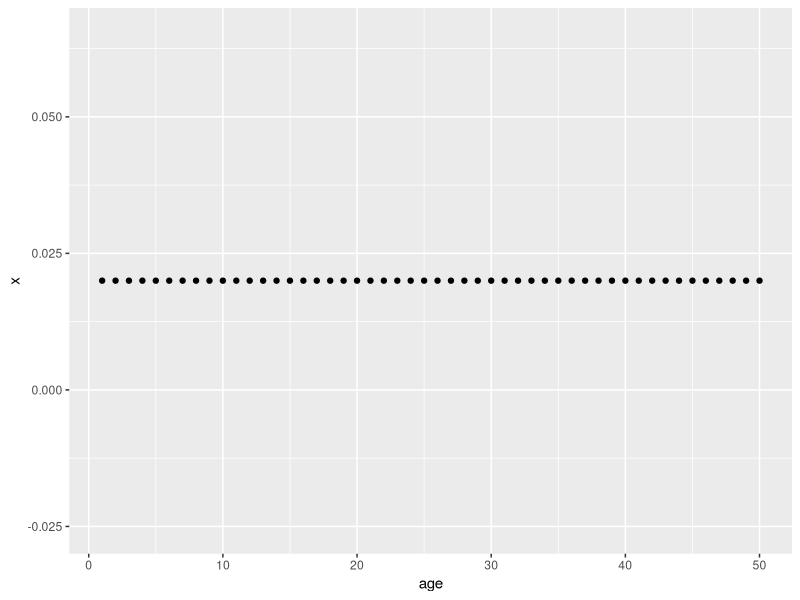
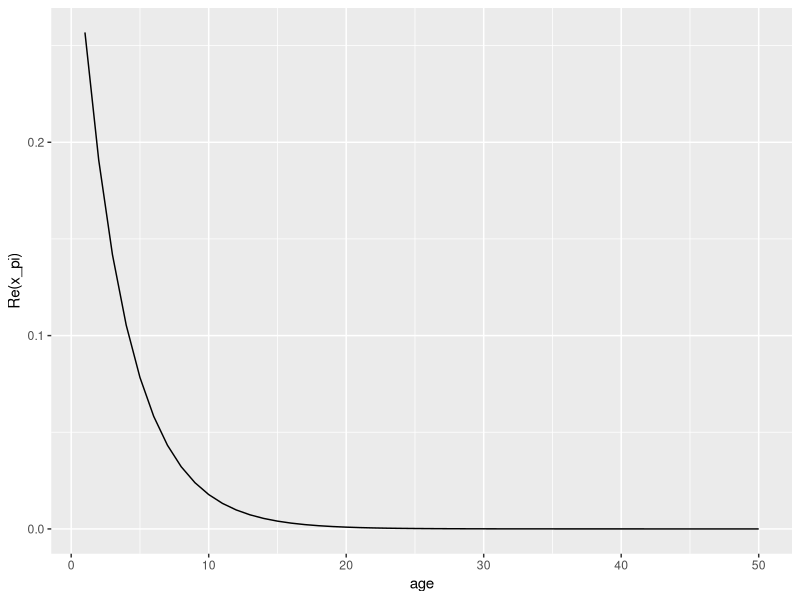
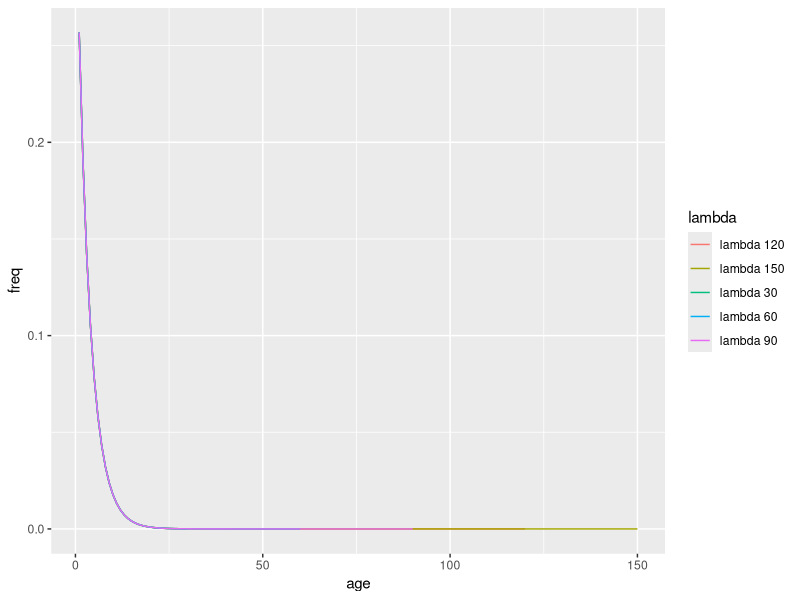
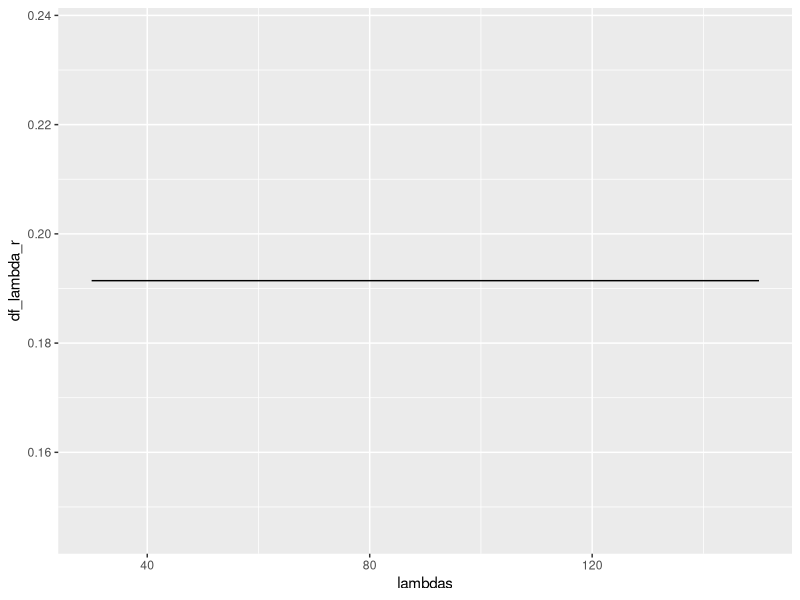
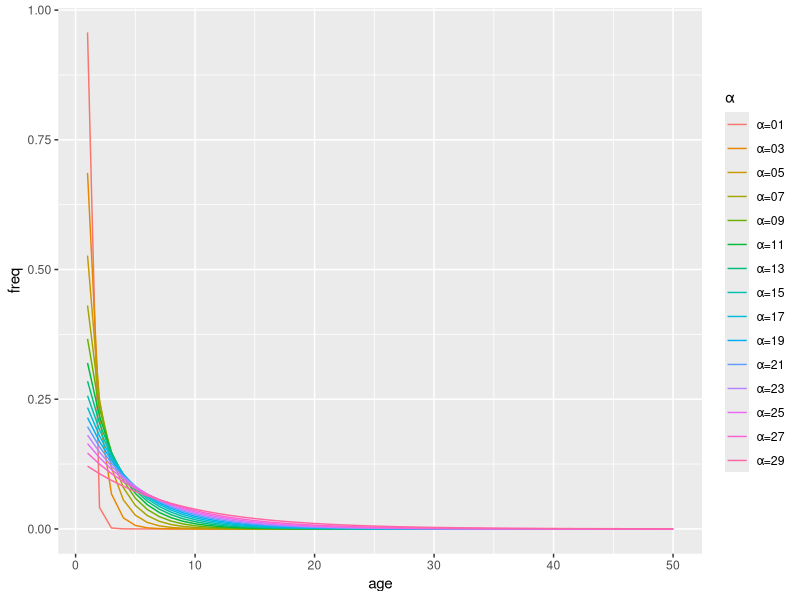
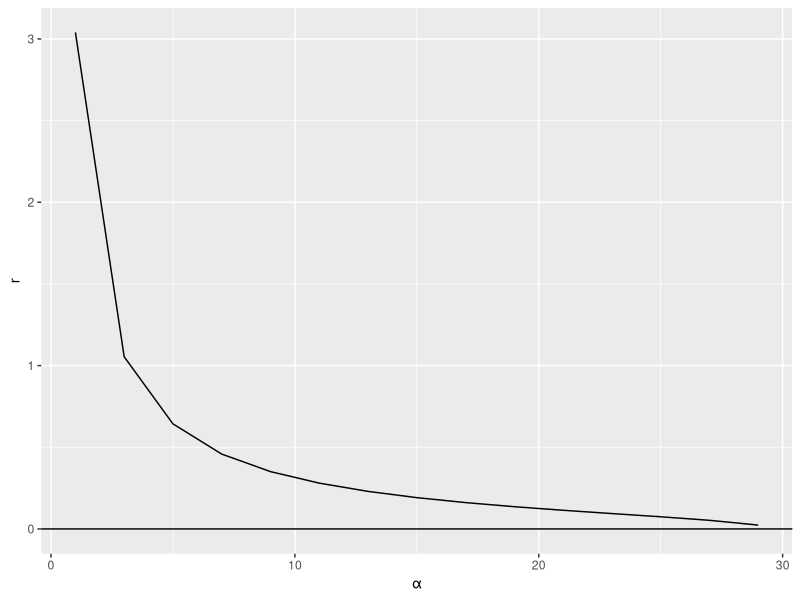
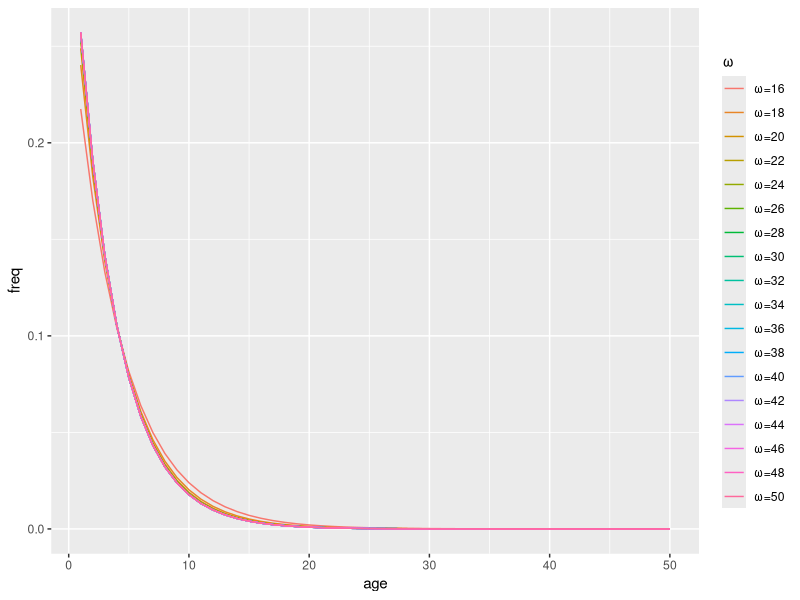
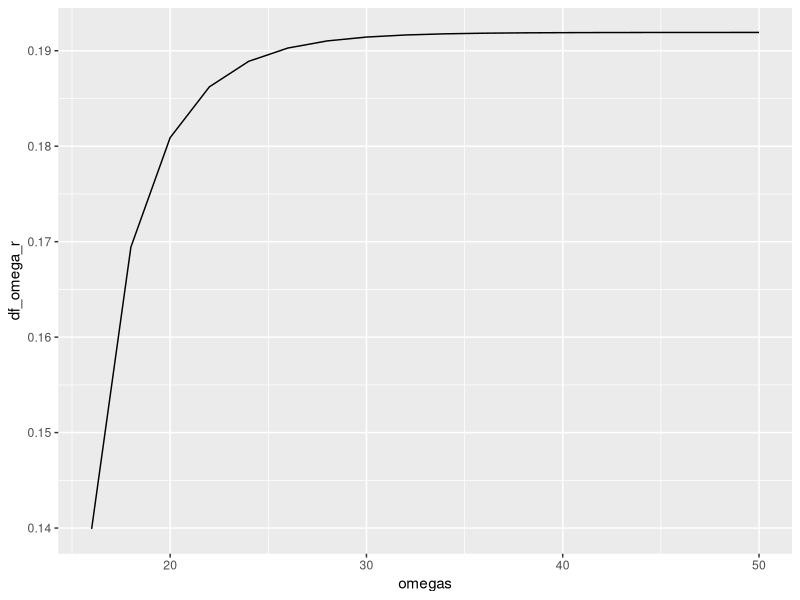

Here is the R script that generated these plots, in order:
## ---- chunk 1
library(expm)
library(ggplot2)
library(dplyr)
library(tidyr)

options(encoding = 'UTF-8')
set.seed(10)
## ---- chunk 2
# d <- .2
# Q <- matrix(nrow=5, c(-1, 1-d, 0, 0, d,
#                       0, -1, 1-d, 0, d,
#                       0, 0, -1, 1-d, d,
#                       0, 0, 0, -1, 1,
#                       0, 0, 0, 0, 0), byrow=T)
# 
# P <- expm(Q)[-5,-5]
# B <- matrix(nrow=4, c(0, 1, 1, 0,
#                       0, 0, 0, 0,
#                       0, 0, 0, 0,
#                       0, 0, 0, 0))
#                       # 0, 0, 0, 0), byrow=T)
# 
# x0 <- c(1, 0, 0, 0)
# 
# x1 <- (x0 %*% (P+B)) / sum(x0 %*% (P+B))
# x2 <- (x1 %*% (P+B)) / sum(x1 %*% (P+B))
# x3 <- (x2 %*% (P+B)) / sum(x2 %*% (P+B))
# x4 <- (x3 %*% (P+B)) / sum(x3 %*% (P+B))
## ---- chunk 3
# flatDeathRates <- function(t, d, a=1, b=1) {
#   return((1-d) * rep(1,length(t)))
# }

makeDeathRates <- function(t, d, a=1, b=1) {
  lambda <- max(t)+1
  p <- pbeta((t+1)/lambda, a, b) - pbeta(t/lambda, a, b)
  p <- 1-p
  p <- p/mean(p)
  return((1-d)*p)
  # p <- (1-d*dbeta((t+.1)/(max(t)+.1), a, b))
  # p <- dbeta((t+1)/(max(t)+1), a, b)
  # p <- (1-d*p/max(p))
}

makeSurvivalMatrix <- function(fxn, tstep, lambda, d=.1, a=1, b=1) {
  return(rbind(cbind(rep(0, lambda-1),
                     diag(lambda-1)),
               rep(0, lambda)) * fxn(seq(0, (lambda-1)*tstep), d, a, b))
}

# makeSurvivalMatrix <- function(fxn, tstep, lambda) {
#   d <- fxn(seq(0, (lambda)*tstep, tstep))
#   Q <- matrix(0, nrow=(lambda+1), ncol=(lambda+1))
#   Q <- -diag(lambda+1) + rbind(cbind(rep(0, lambda), diag(lambda)), rep(0, lambda+1)) %*% diag(1-d)
#   Q[,(lambda+1)] <- d
#   Q[(lambda+1),(lambda+1)] <- 0
#   Q[(lambda),(lambda+1)] <- 1
# 
#   return(expm(Q)[-(lambda+1),-(lambda+1)])
# }

flatBirthRates <- function(t, a, w, m, v) {
  b <- rep(0, length(t))
  b[a:w] <- 1
  return(b)
}

normalBirthRates <- function(age, a, w, m, v) {
  p <- dnorm(age, m, sqrt(v))
  return(p/sum(p))
}

makeBirthMatrix <- function(fxn, tstep, lambda, a=0, w=0, m=1, v=0, b=1) {
  B <- matrix(0, nrow=lambda, ncol=lambda)
  B[1,] <- b*fxn(seq(0, (lambda-1)*tstep, tstep), a, w, m, v)
  return(t(B))
}

simulateGenerations <- function(x, P, B, n) {
  x_new <- x %*% ((P+B) %^% n)
  x_new <- x_new / sum(x_new)
  return(x_new)
  
  # X <- matrix(0, nrow=n, ncol=length(x))
  # N <- matrix(0, nrow=n, ncol=1)
  # X[1,] <- x
  # N[1] <- sum(x)
  # 
  # for (i in 2:n) {
  #   tmp <- X[i-1,] %*% (P+B)
  #   X[i,] <- tmp / sum(tmp)
  #   N[i] <- sum(tmp)
  # }
  # return(X)
}
## ---- chunk 4
tstep <- 1
a <- 15
w <- 30
b <- 20
d <- .1
m <- 20
v <- 5
lambda <- 50

x <- rep(1/lambda, lambda)
## ---- chunk 5
P <- makeSurvivalMatrix(makeDeathRates, tstep, lambda, d, 1, 1)
B <- makeBirthMatrix(flatBirthRates, tstep, lambda, a, w, m, v, b)

res<-eigen(t(P+B))
log(res$values[1])
x_pi <- res$vectors[,1] / sum(res$vectors[,1])

age <- seq(1, lambda, tstep)
qplot(age, x)
qplot(age, Re(x_pi), geom='line')

log(x_pi[2])-log(x_pi[1])
log(x_pi[7])-log(x_pi[6])
## ---- chunk 6
lambdas <- seq(w, 5*w, w)
df_lambda <- matrix(0, nrow=length(lambdas), ncol=5*w)
df_lambda_r <- matrix(0, nrow=length(lambdas), ncol=1)
for (i in 1:length(lambdas)) {
  P <- makeSurvivalMatrix(makeDeathRates, tstep, lambdas[i], d, 1, 1) 
  B <- makeBirthMatrix(flatBirthRates, tstep, lambdas[i], a, w, m, v, b)
  res<-eigen(t(P+B))
  df_lambda_r[i] <- log(Re(res$values[1]))
  x_pi <- res$vectors[,1] / sum(res$vectors[,1])
  # df_lambda[i,] <- c(Re(x_pi), rep(0, 5*w-lambdas[i]))
  df_lambda[i,] <- c(Re(x_pi), rep(NA, 5*w-lambdas[i]))
}
header <- paste('lambda', lambdas, sep=' ')
rownames(df_lambda) <- header
df_lambda <- tbl_df(t(df_lambda))
df_lambda <- df_lambda %>% mutate("age"=seq(1, 5*w))
df_lambda %>% gather(lambda, freq, -age) %>% ggplot() + aes(x=age,y=freq,color=lambda) + geom_line()

qplot(lambdas, df_lambda_r, geom='line')
## ---- chunk 7
alphastep <- 2
alphas <- seq(1, (w-1), alphastep)
df_alpha <- matrix(0, nrow=length(alphas), ncol=lambda)
df_alpha_r <- matrix(0, nrow=length(alphas), ncol=1)
for (i in 1:length(alphas)) {
  P <- makeSurvivalMatrix(makeDeathRates, tstep, lambda, d, 1, 1)
  B <- makeBirthMatrix(flatBirthRates, tstep, lambda, alphas[i], w, m, v, b)
  res<-eigen(t(P+B))
  df_alpha_r[i] <- log(Re(res$values[1]))
  x_pi <- res$vectors[,1] / sum(res$vectors[,1])
  df_alpha[i,] <- Re(x_pi)
}
header <- paste('α=0', alphas[1:ceiling(9/alphastep)], sep='')
header <- c(header, paste('α=', alphas[-(1:ceiling(9/alphastep))], sep=''))

rownames(df_alpha) <- header
colnames(df_alpha_r) <- 'r'
df_alpha <- tbl_df(t(df_alpha))

df_alpha <- df_alpha %>% mutate("age"=seq(1,lambda))
df_alpha %>% gather(α, freq, -age) %>% ggplot() + aes(x=age,y=freq,color=α) + geom_line()

df_alpha_r <- tbl_df(df_alpha_r) %>% mutate(α=alphas)
df_alpha_r %>% ggplot() + aes(x=α, y=r) + geom_line() + geom_hline(aes(yintercept=0))
## ---- chunk 8
omegastep <- 2
omegas <- seq(a+1, lambda, omegastep)
df_omega <- matrix(0, nrow=length(omegas), ncol=lambda)
df_omega_r <- matrix(0, nrow=length(omegas), ncol=1)
for (i in 1:length(omegas)) {
  P <- makeSurvivalMatrix(makeDeathRates, tstep, lambda, d, 1, 1)
  B <- makeBirthMatrix(flatBirthRates, tstep, lambda, a, omegas[i], m, v, b)
  res<-eigen(t(P+B))
  df_omega_r[i] <- log(Re(res$values[1]))
  x_pi <- res$vectors[,1] / sum(res$vectors[,1])
  df_omega[i,] <- Re(x_pi)
}
header <- paste('ω=', omegas, sep='')
rownames(df_omega) <- header
df_omega <- tbl_df(t(df_omega))

df_omega <- df_omega %>% mutate("age"=seq(1,lambda))
df_omega %>% gather(ω, freq, -age) %>% ggplot() + aes(x=age,y=freq,color=ω) + geom_line()

qplot(omegas, df_omega_r, geom='line')
## ---- chunk 9
deaths <- seq(0, .95, .05)
df_death <- matrix(0, nrow=length(deaths), ncol=lambda)
df_death_r <- matrix(0, nrow=length(deaths), ncol=1)
for (i in 1:length(deaths)) {
  P <- makeSurvivalMatrix(makeDeathRates, tstep, lambda, deaths[i], 1, 1)
  B <- makeBirthMatrix(flatBirthRates, tstep, lambda, a, w, m, v, b)
  res<-eigen(t(P+B))
  df_death_r[i] <- log(Re(res$values[1]))
  x_pi <- res$vectors[,1] / sum(res$vectors[,1])
  df_death[i,] <- Re(x_pi)
}
header <- paste('death', deaths, sep=' ')
rownames(df_death) <- header
rownames(df_death) <- header
df_death <- tbl_df(t(df_death))

df_death <- df_death %>% mutate("age"=seq(1,lambda))
df_death %>% gather(death, freq, -age) %>% ggplot() + aes(x=age,y=freq,color=death) + geom_line()

qplot(deaths, df_death_r, geom='line')
## ---- chunk 10
lambdas <- seq(m, 3*m, 2)
t_lambda <- matrix(0, nrow=length(lambdas), ncol=3*m)
t_lambda_r <- matrix(0, nrow=length(lambdas), ncol=1)
for (i in 1:length(lambdas)) {
  P <- makeSurvivalMatrix(makeDeathRates, tstep, lambdas[i], d, 1, 1)
  B <- makeBirthMatrix(normalBirthRates, tstep, lambdas[i], a, w, m, v, b)
  res<-eigen(t(P+B))
  t_lambda_r[i] <- log(Re(res$values[1]))
  x_pi <- res$vectors[,1] / sum(res$vectors[,1])
  t_lambda[i,] <- c(Re(x_pi), rep(NA, 3*m-lambdas[i]))
}
header <- paste('lambda', lambdas, sep=' ')
rownames(t_lambda) <- header
df_lambda <- tbl_df(t(t_lambda))
df_lambda <- df_lambda %>% mutate("age"=seq(1, 3*m))
df_lambda %>% gather(lambda, freq, -age) %>% ggplot() + aes(x=age,y=freq,color=lambda) + geom_line()

qplot(lambdas, t_lambda_r, geom='line')
qplot(x=seq(1, length(B[,1])), B[,1])
## ---- chunk 11
meanstep <- 1
means <- seq(ceiling(m/2), 2*m, meanstep)
df_mean <- matrix(0, nrow=length(means), ncol=lambda)
df_mean_r <- matrix(0, nrow=length(means), ncol=1)
for (i in 1:length(means)) {
  P <- makeSurvivalMatrix(makeDeathRates, tstep, lambda, d, 1, 1)
  B <- makeBirthMatrix(normalBirthRates, tstep, lambda, a, w, means[i], v, b)
  res<-eigen(t(P+B))
  df_mean_r[i] <- log(Re(res$values[1]))
  x_pi <- res$vectors[,1] / sum(res$vectors[,1])
  df_mean[i,] <- Re(x_pi)
}
header <- paste('m=', means, sep='')

rownames(df_mean) <- header
colnames(df_mean_r) <- 'r'
df_mean <- tbl_df(t(df_mean))

df_mean <- df_mean %>% mutate("age"=seq(1,lambda))
df_mean %>% gather(m, freq, -age) %>% ggplot() + aes(x=age,y=freq,color=m) + geom_line()

df_mean_r <- tbl_df(df_mean_r) %>% mutate(m=means)
df_mean_r %>% ggplot() + aes(x=m, y=r) + geom_line() + geom_hline(aes(yintercept=0), color='red')
## ---- chunk 12
vstep <- 1
vs <- seq(2, 10)
t_v <- matrix(0, nrow=length(vs), ncol=lambda)
t_v_r <- matrix(0, nrow=length(vs), ncol=1)
for (i in 1:length(vs)) {
  P <- makeSurvivalMatrix(makeDeathRates, tstep, lambda, d, 1, 1)
  B <- makeBirthMatrix(normalBirthRates, tstep, lambda, a, w, m, vs[i], b)
  res <- eigen(t(P+B))
  t_v_r[i] <- log(Re(res$values[1]))
  x_pi <- res$vectors[,1] / sum(res$vectors[,1])
  t_v[i,] <- Re(x_pi)
}
header <- paste('v=0', vs[1:8], sep='')
header <- c(header, paste('v=', vs[-(1:8)], sep=''))

rownames(t_v) <- header
colnames(t_v_r) <- 'r'
df_v <- tbl_df(t(t_v))

df_v <- df_v %>% mutate("age"=seq(1,lambda))
df_v %>% gather(v, freq, -age) %>% ggplot() + aes(x=age,y=freq,color=v) + geom_line()

df_v_r <- tbl_df(t_v_r) %>% mutate(v=vs)
df_v_r %>% ggplot() + aes(x=v, y=r) + geom_line() + geom_hline(aes(yintercept=0))
## ---- chunk 13
deaths <- seq(0, .95, .05)
df_death <- matrix(0, nrow=length(deaths), ncol=lambda)
df_death_r <- matrix(0, nrow=length(deaths), ncol=1)
for (i in 1:length(deaths)) {
  P <- makeSurvivalMatrix(makeDeathRates, tstep, lambda, deaths[i], 1, 1)
  B <- makeBirthMatrix(normalBirthRates, tstep, lambda, a, w, m, v, b)
  res<-eigen(t(P+B))
  df_death_r[i] <- log(Re(res$values[1]))
  x_pi <- res$vectors[,1] / sum(res$vectors[,1])
  df_death[i,] <- Re(x_pi)
}
header <- paste('death=', deaths, sep='')
rownames(df_death) <- header
rownames(df_death) <- header
df_death <- tbl_df(t(df_death))

df_death <- df_death %>% mutate("age"=seq(1,lambda))
df_death %>% gather(death, freq, -age) %>% ggplot() + aes(x=age,y=freq,color=death) + geom_line()

qplot(deaths, df_death_r, geom='line')
## ---- chunk 14
lambdas <- seq(w, 5*w, w)
df_lambda <- matrix(0, nrow=length(lambdas), ncol=5*w)
df_lambda_r <- matrix(0, nrow=length(lambdas), ncol=1)
for (i in 1:length(lambdas)) {
  P <- makeSurvivalMatrix(makeDeathRates, tstep, lambdas[i], d, .5, 2)
  B <- makeBirthMatrix(flatBirthRates, tstep, lambdas[i], a, w, m, v, b)
  res<-eigen(t(P+B))
  df_lambda_r[i] <- log(Re(res$values[1]))
  x_pi <- res$vectors[,1] / sum(res$vectors[,1])
  # df_lambda[i,] <- c(Re(x_pi), rep(0, 5*w-lambdas[i]))
  df_lambda[i,] <- c(Re(x_pi), rep(NA, 5*w-lambdas[i]))
}
header <- paste('lambda', lambdas, sep=' ')
rownames(df_lambda) <- header
df_lambda <- tbl_df(t(df_lambda))
df_lambda <- df_lambda %>% mutate("age"=seq(1, 5*w))
df_lambda %>% gather(lambda, freq, -age) %>% ggplot() + aes(x=age,y=freq,color=lambda) + geom_line()

qplot(lambdas, df_lambda_r, geom='line')
## ---- chunk 15
alphastep <- 2
alphas <- seq(1, (w-1), alphastep)
df_alpha <- matrix(0, nrow=length(alphas), ncol=lambda)
df_alpha_r <- matrix(0, nrow=length(alphas), ncol=1)
for (i in 1:length(alphas)) {
  P <- makeSurvivalMatrix(makeDeathRates, tstep, lambda, d, .5, 2)
  B <- makeBirthMatrix(flatBirthRates, tstep, lambda, alphas[i], w, m, v, b)
  res<-eigen(t(P+B))
  df_alpha_r[i] <- log(Re(res$values[1]))
  x_pi <- res$vectors[,1] / sum(res$vectors[,1])
  df_alpha[i,] <- Re(x_pi)
}
header <- paste('α=0', alphas[1:ceiling(9/alphastep)], sep='')
header <- c(header, paste('α=', alphas[-(1:ceiling(9/alphastep))], sep=''))

rownames(df_alpha) <- header
colnames(df_alpha_r) <- 'r'
df_alpha <- tbl_df(t(df_alpha))

df_alpha <- df_alpha %>% mutate("age"=seq(1,lambda))
df_alpha %>% gather(α, freq, -age) %>% ggplot() + aes(x=age,y=freq,color=α) + geom_line()

df_alpha_r <- tbl_df(df_alpha_r) %>% mutate(α=alphas)
df_alpha_r %>% ggplot() + aes(x=α, y=r) + geom_line() + geom_hline(aes(yintercept=0))
## ---- chunk 16
omegastep <- 2
omegas <- seq(a+1, lambda, omegastep)
df_omega <- matrix(0, nrow=length(omegas), ncol=lambda)
df_omega_r <- matrix(0, nrow=length(omegas), ncol=1)
for (i in 1:length(omegas)) {
  P <- makeSurvivalMatrix(makeDeathRates, tstep, lambda, d, .5, 2)
  # P <- makeSurvivalMatrix(makeDeathRates, tstep, lambda, d, 1, 1)
  B <- makeBirthMatrix(flatBirthRates, tstep, lambda, a, omegas[i], m, v, b)
  res<-eigen(t(P+B))
  df_omega_r[i] <- log(Re(res$values[1]))
  x_pi <- res$vectors[,1] / sum(res$vectors[,1])
  df_omega[i,] <- Re(x_pi)
}
header <- paste('ω=', omegas, sep='')
rownames(df_omega) <- header
df_omega <- tbl_df(t(df_omega))

df_omega <- df_omega %>% mutate("age"=seq(1,lambda))
df_omega %>% gather(ω, freq, -age) %>% ggplot() + aes(x=age,y=freq,color=ω) + geom_line()

qplot(omegas, df_omega_r, geom='line')
## ---- chunk 17
deaths <- seq(0, .95, .05)
df_death <- matrix(0, nrow=length(deaths), ncol=lambda)
df_death_r <- matrix(0, nrow=length(deaths), ncol=1)
for (i in 1:length(deaths)) {
  P <- makeSurvivalMatrix(makeDeathRates, tstep, lambda, deaths[i], .5, 2)
  B <- makeBirthMatrix(flatBirthRates, tstep, lambda, a, w, m, v, b)
  res<-eigen(t(P+B))
  df_death_r[i] <- log(Re(res$values[1]))
  x_pi <- res$vectors[,1] / sum(res$vectors[,1])
  df_death[i,] <- Re(x_pi)
}
header <- paste('death', deaths, sep=' ')
rownames(df_death) <- header
rownames(df_death) <- header
df_death <- tbl_df(t(df_death))

df_death <- df_death %>% mutate("age"=seq(1,lambda))
df_death %>% gather(death, freq, -age) %>% ggplot() + aes(x=age,y=freq,color=death) + geom_line()

qplot(deaths, df_death_r, geom='line')
## ---- chunk 18
lambdas <- seq(w, 5*w, w)
df_lambda <- matrix(0, nrow=length(lambdas), ncol=5*w)
df_lambda_r <- matrix(0, nrow=length(lambdas), ncol=1)
for (i in 1:length(lambdas)) {
  P <- makeSurvivalMatrix(makeDeathRates, tstep, lambdas[i], d, 2, .5)
  B <- makeBirthMatrix(flatBirthRates, tstep, lambdas[i], a, w, m, v, b)
  res<-eigen(t(P+B))
  df_lambda_r[i] <- log(Re(res$values[1]))
  x_pi <- res$vectors[,1] / sum(res$vectors[,1])
  # df_lambda[i,] <- c(Re(x_pi), rep(0, 5*w-lambdas[i]))
  df_lambda[i,] <- c(Re(x_pi), rep(NA, 5*w-lambdas[i]))
}
header <- paste('lambda', lambdas, sep=' ')
rownames(df_lambda) <- header
df_lambda <- tbl_df(t(df_lambda))
df_lambda <- df_lambda %>% mutate("age"=seq(1, 5*w))
df_lambda %>% gather(lambda, freq, -age) %>% ggplot() + aes(x=age,y=freq,color=lambda) + geom_line()

qplot(lambdas, df_lambda_r, geom='line')
## ---- chunk 19
alphastep <- 2
alphas <- seq(1, (w-1), alphastep)
df_alpha <- matrix(0, nrow=length(alphas), ncol=lambda)
df_alpha_r <- matrix(0, nrow=length(alphas), ncol=1)
for (i in 1:length(alphas)) {
  P <- makeSurvivalMatrix(makeDeathRates, tstep, lambda, d, 2, .5)
  B <- makeBirthMatrix(flatBirthRates, tstep, lambda, alphas[i], w, m, v, b)
  res<-eigen(t(P+B))
  df_alpha_r[i] <- log(Re(res$values[1]))
  x_pi <- res$vectors[,1] / sum(res$vectors[,1])
  df_alpha[i,] <- Re(x_pi)
}
header <- paste('α=0', alphas[1:ceiling(9/alphastep)], sep='')
header <- c(header, paste('α=', alphas[-(1:ceiling(9/alphastep))], sep=''))

rownames(df_alpha) <- header
colnames(df_alpha_r) <- 'r'
df_alpha <- tbl_df(t(df_alpha))

df_alpha <- df_alpha %>% mutate("age"=seq(1,lambda))
df_alpha %>% gather(α, freq, -age) %>% ggplot() + aes(x=age,y=freq,color=α) + geom_line()

df_alpha_r <- tbl_df(df_alpha_r) %>% mutate(α=alphas)
df_alpha_r %>% ggplot() + aes(x=α, y=r) + geom_line() + geom_hline(aes(yintercept=0))
## ---- chunk 20
omegastep <- 2
omegas <- seq(a+1, lambda, omegastep)
df_omega <- matrix(0, nrow=length(omegas), ncol=lambda)
df_omega_r <- matrix(0, nrow=length(omegas), ncol=1)
for (i in 1:length(omegas)) {
  P <- makeSurvivalMatrix(makeDeathRates, tstep, lambda, d, 2, .5)
  # P <- makeSurvivalMatrix(makeDeathRates, tstep, lambda, d, 1, 1)
  B <- makeBirthMatrix(flatBirthRates, tstep, lambda, a, omegas[i], m, v, b)
  res<-eigen(t(P+B))
  df_omega_r[i] <- log(Re(res$values[1]))
  x_pi <- res$vectors[,1] / sum(res$vectors[,1])
  df_omega[i,] <- Re(x_pi)
}
header <- paste('ω=', omegas, sep='')
rownames(df_omega) <- header
df_omega <- tbl_df(t(df_omega))

df_omega <- df_omega %>% mutate("age"=seq(1,lambda))
df_omega %>% gather(ω, freq, -age) %>% ggplot() + aes(x=age,y=freq,color=ω) + geom_line()

qplot(omegas, df_omega_r, geom='line')
## ---- chunk 21
deaths <- seq(0, .95, .05)
df_death <- matrix(0, nrow=length(deaths), ncol=lambda)
df_death_r <- matrix(0, nrow=length(deaths), ncol=1)
for (i in 1:length(deaths)) {
  P <- makeSurvivalMatrix(makeDeathRates, tstep, lambda, deaths[i], 2, .5)
  B <- makeBirthMatrix(flatBirthRates, tstep, lambda, a, w, m, v, b)
  res<-eigen(t(P+B))
  df_death_r[i] <- log(Re(res$values[1]))
  x_pi <- res$vectors[,1] / sum(res$vectors[,1])
  df_death[i,] <- Re(x_pi)
}
header <- paste('death', deaths, sep=' ')
rownames(df_death) <- header
rownames(df_death) <- header
df_death <- tbl_df(t(df_death))

df_death <- df_death %>% mutate("age"=seq(1,lambda))
df_death %>% gather(death, freq, -age) %>% ggplot() + aes(x=age,y=freq,color=death) + geom_line()

qplot(deaths, df_death_r, geom='line')
